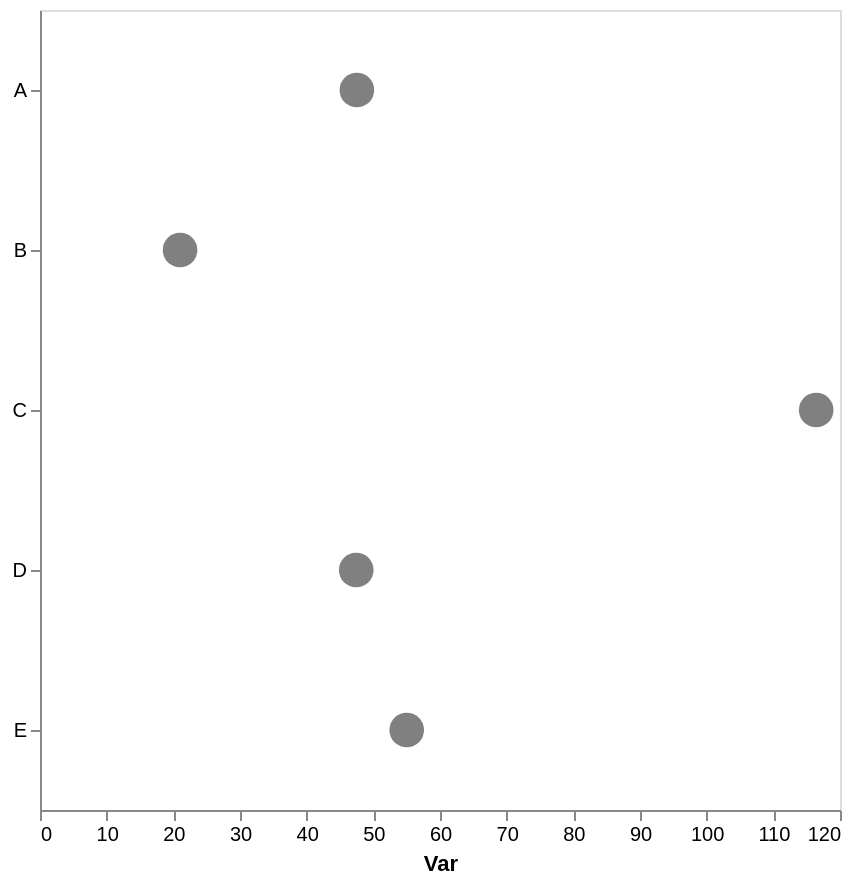

This figure's Vega-Lite source:
### Vega-Lite specification from a JSON file in a GitHub repository (floating-point values rounded to 4 significant figures)
{"config": {"view": {"continuousWidth": 300, "continuousHeight": 300}, "axis": {"grid": false}, "bar": {"color": "gray"}}, "data": {"name": "data-7073173fe587b6d9e33c51e101e77d81"}, "mark": {"type": "point", "color": "gray", "filled": true, "size": 300}, "encoding": {"x": {"aggregate": "mean", "axis": {"title": "Var"}, "field": "var1", "type": "quantitative"}, "y": {"axis": {"title": null}, "field": "cat", "type": "nominal"}}, "height": 400, "width": 400, "$schema": "https://vega.github.io/schema/vega-lite/v5.17.0.json", "datasets": {"data-7073173fe587b6d9e33c51e101e77d81": [{"cat": "C", "var1": 101.3, "var2": 46.65}, {"cat": "D", "var1": 42.5, "var2": 61.68}, {"cat": "B", "var1": 21.01, "var2": 43.42}, {"cat": "A", "var1": 60.06, "var2": 40.27}, {"cat": "C", "var1": 107.6, "var2": 56.74}, {"cat": "C", "var1": 118.4, "var2": 49.37}, {"cat": "E", "var1": 61.65, "var2": 60.08}, {"cat": "D", "var1": 45.13, "var2": 53.74}, {"cat": "E", "var1": 48.37, "var2": 36.74}, {"cat": "D", "var1": 54.68, "var2": 66.08}, {"cat": "A", "var1": 35.0, "var2": 52.85}, {"cat": "C", "var1": 138.5, "var2": 53.22}]}}
